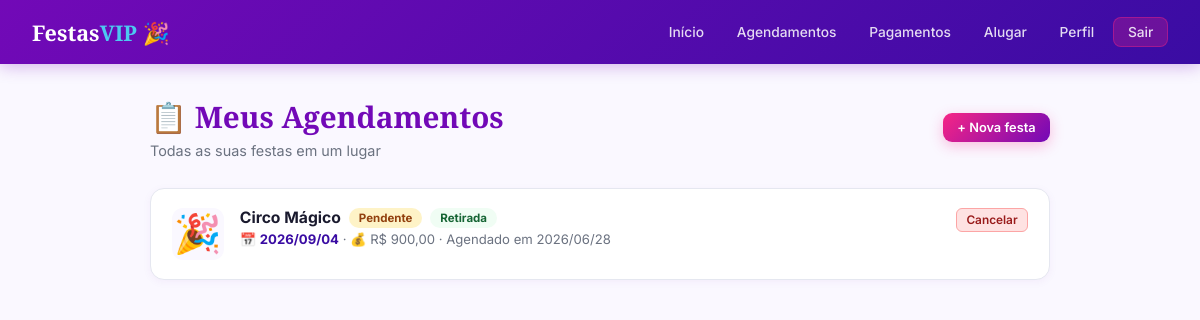
Page /meus-agendamentos (signed in) on the committed database.
### tables this page shows
CREATE TABLE agendamentos (
                id                  INTEGER PRIMARY KEY AUTOINCREMENT,
                cliente_id          INTEGER NOT NULL,
                tema_id             INTEGER NOT NULL,
                tema_nome           TEXT    NOT NULL,
                data_evento         DATE    NOT NULL,
                valor_total         REAL    NOT NULL DEFAULT 0.0,
                status              TEXT    NOT NULL DEFAULT 'Pendente',
                entrega_retirada    TEXT    NOT NULL DEFAULT 'Retirada',
                motivo_cancelamento TEXT,
                observacoes         TEXT,
                criado_em           DATETIME DEFAULT CURRENT_TIMESTAMP,
                FOREIGN KEY (cliente_id) REFERENCES clientes(id),
                FOREIGN KEY (tema_id)    REFERENCES temas(id)
            );

### controllers/__init__.py (the view)
@cliente_bp.route("/meus-agendamentos")
@login_required
def meus_agendamentos():
    ags = Agendamento.listar_por_cliente(session["cliente_id"])
    return render_template("cliente/meus_agendamentos.html", agendamentos=ags)

### controllers/__init__.py (called while the page is built)
def login_required(f):
    @wraps(f)
    def decorated(*args, **kwargs):
        if "cliente_id" not in session:
            return redirect(url_for("cliente.index"))
        return f(*args, **kwargs)
    return decorated

### database.py (called while the page is built)
    @classmethod
    def connect(cls) -> sqlite3.Connection:
        conn = sqlite3.connect(cls._path)
        conn.row_factory = sqlite3.Row
        conn.execute("PRAGMA foreign_keys = ON")
        return conn

### models/__init__.py (called while the page is built)
    @classmethod
    def listar_por_cliente(cls, cliente_id: int) -> List["Agendamento"]:
        conn = Database.connect()
        rows = conn.execute(
            "SELECT * FROM agendamentos WHERE cliente_id=? ORDER BY data_evento DESC", (cliente_id,)
        ).fetchall()
        conn.close()
        return [cls._from_row(r) for r in rows]

    @classmethod
    def _from_row(cls, row) -> "Agendamento":
        d = dict(row)
        return cls(
            id                  = d["id"],
            cliente_id          = d["cliente_id"],
            tema_id             = d["tema_id"],
            tema_nome           = d["tema_nome"],
            data_evento         = d["data_evento"],
            valor_total         = d.get("valor_total", 0.0),
            status              = d.get("status", StatusAgendamento.PENDENTE),
            entrega_retirada    = d.get("entrega_retirada", EntregaRetirada.RETIRADA),
            motivo_cancelamento = d.get("motivo_cancelamento"),
            observacoes         = d.get("observacoes"),
            criado_em           = d.get("criado_em"),
        )

### templates/cliente/meus_agendamentos.html (shortened to what this page needs)
{% extends 'base.html' %}
{% block content %}
<div class="page-header">
  <div><h1>📋 Meus Agendamentos</h1><p class="subtitle" style="margin:0">Todas as suas festas em um lugar</p></div>
  <a href="{{ url_for('cliente.agendar') }}" class="btn btn-primary btn-sm">+ Nova festa</a>
</div>
{% if agendamentos %}
  {% for ag in agendamentos %}
  <div class="ag-card {{ ag.status | lower }}">
    <div class="ag-ico">🎉</div>
    <div class="ag-body">
      <div class="ag-titulo">
        {{ ag.tema_nome }}
        <span class="badge badge-{{ ag.status }}">{{ ag.status }}</span>
        <span class="badge badge-{{ ag.entrega_retirada }}">{{ ag.entrega_retirada }}</span>
      </div>
      <div class="ag-meta">📅 <strong>{{ ag.data_evento | replace('-','/') }}</strong>
        {% if ag.valor_total %} · 💰 R$ {{ "%.2f" | format(ag.valor_total) | replace('.',',') }}{% endif %}
        · Agendado em {{ ag.criado_em[:10] | replace('-','/') }}
      </div>
    </div>
    {% if ag.status == 'Pendente' %}
    <div>
      <button class="btn btn-danger btn-xs" onclick="abrirModal({{ ag.id }},'{{ ag.tema_nome }}','{{ ag.data_evento }}')">Cancelar</button>
    </div>
    {% endif %}
  </div>
  {% endfor %}
{% endif %}
{% endblock %}

### templates/base.html (style rules this page uses)
*,*::before,*::after { box-sizing:border-box;margin:0;padding:0 }
:root { --rosa:#f72585;--roxo:#7209b7;--azul:#3a0ca3;--ciano:#4cc9f0;--off:#faf8ff;--cinza:#6b7280;--borda:#e5e7f0;--shadow:0 4px 24px rgba(114,9,183,.12);--r:14px }
body { font-family:'Inter',sans-serif;background:var(--off);color:#1a1a2e;min-height:100vh }
h1 { font-family:'Playfair Display',serif;font-size:1.85rem;font-weight:900;color:var(--roxo);margin-bottom:.3rem }
.subtitle { color:var(--cinza);font-size:.9rem;margin-bottom:1.4rem }
.btn { display:inline-flex;align-items:center;justify-content:center;gap:.4rem;padding:.72rem 1.5rem;border-radius:9px;font-family:'Inter',sans-serif;font-size:.9rem;font-weight:600;cursor:pointer;border:none;text-decoration:none;transition:all .2s }
.btn-primary { background:linear-gradient(135deg,var(--rosa),var(--roxo));color:#fff;box-shadow:0 4px 14px rgba(247,37,133,.28) }
.btn-danger { background:#fee2e2;color:#991b1b;border:1.5px solid #fca5a5 }
.btn-sm { padding:.45rem .9rem;font-size:.8rem }
.btn-xs { padding:.25rem .6rem;font-size:.74rem;border-radius:6px }
.badge { display:inline-flex;align-items:center;padding:.2rem .62rem;border-radius:20px;font-size:.72rem;font-weight:700;white-space:nowrap }
.badge-Pendente { background:#fef3c7;color:#92400e }
.badge-Retirada { background:#f0fdf4;color:#166534 }

### templates/cliente/meus_agendamentos.html (style rules this page uses)
.page-header { display:flex;align-items:center;justify-content:space-between;flex-wrap:wrap;gap:.8rem;margin-bottom:1.8rem }
.ag-card { background:#fff;border:1.5px solid #e5e7f0;border-radius:14px;padding:1.2rem 1.3rem;display:flex;gap:1rem;align-items:flex-start;box-shadow:0 2px 8px rgba(114,9,183,.05);transition:box-shadow .18s;margin-bottom:.8rem }
.ag-ico { font-size:2.4rem;width:52px;height:52px;display:flex;align-items:center;justify-content:center;background:#faf8ff;border-radius:11px;flex-shrink:0 }
.ag-body { flex:1;min-width:0 }
.ag-titulo { font-weight:700;font-size:.98rem;color:#1a1a2e;display:flex;align-items:center;gap:.5rem;flex-wrap:wrap;margin-bottom:.2rem }
.ag-meta { font-size:.82rem;color:#6b7280;margin-bottom:.25rem }
.ag-meta strong { color:#3a0ca3 }

### rows in the picture
agendamentos: tema_nome "Circo Mágico", status "Pendente", entrega_retirada "Retirada", data_evento "2026/09/04", valor_total "900,00", criado_em "2026/06/28"
